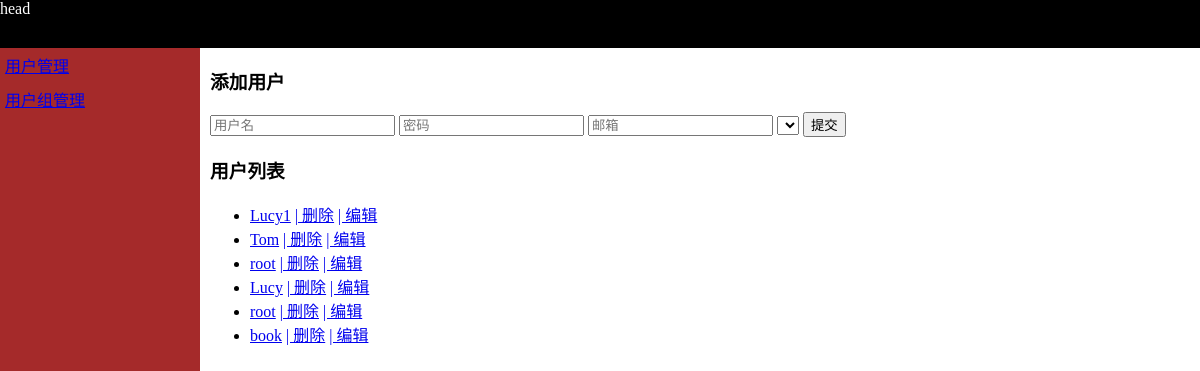
The page /monitor/user_info on the database as committed earlier.
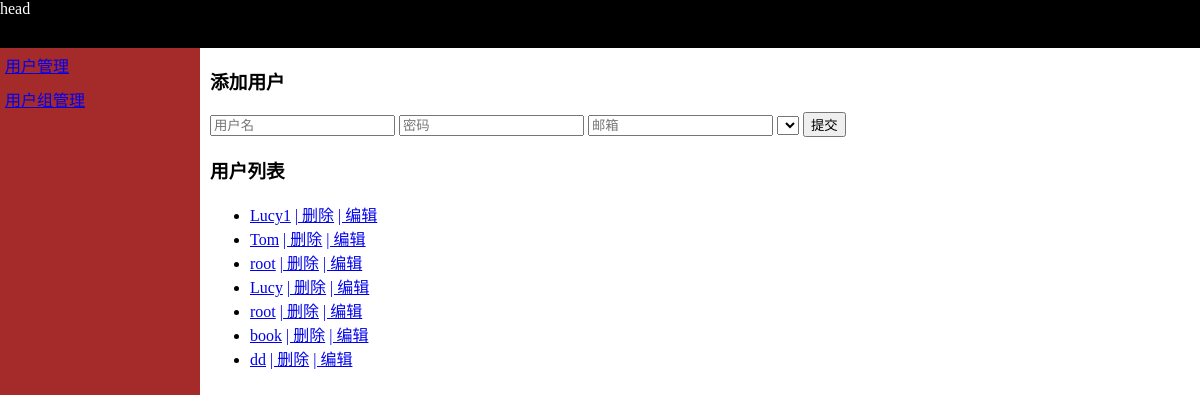
The same page on the database as committed later.
### app02/models.py (models this page shows)
class UserInfo(models.Model):
    username = models.CharField(max_length=64)
    password = models.CharField(max_length=64)
    email = models.EmailField(max_length=64, null=True)
    user_group = models.ForeignKey("UserGroup", to_field="uid")
    user_type_choices = (
        (1, "超级用户"),
        (2, "管理员"),
        (3, "普通用户"),
    )
    user_type_id = models.IntegerField(choices=user_type_choices, default=3)

### app02/views.py (the view, shortened to what this page needs)
def user_info(request):
    if request.method == "GET":
        user_list = models.UserInfo.objects.all()
        group_list = models.UserGroup.objects.all()
        return render(request, 'user_info.html',
                      {'user_list': user_list, 'group_list': group_list})

### templates/user_info.html (shortened to what this page needs)
<!DOCTYPE html>
<html lang="en">
<head>
</head>
<body>
    <div style="height: 48px;background-color: black;color: white">
        head
    </div>
    <div style="position: absolute;top:48px;bottom: 0;left: 0;width: 200px;background-color: brown;">
        <a class="menu" href="/monitor/user_info/">用户管理</a>
        <a class="menu" href="/monitor/user_group/">用户组管理</a>
    </div>
    <div style="position:absolute;top:48px;left: 210px;bottom: 0;right: 0;overflow: auto">
        <h3>添加用户</h3>
        <form action="/monitor/user_info" method="post">
            <p>
                <input type="text" name="user" placeholder="用户名"/>
                <input type="password" name="pwd" placeholder="密码"/>
                <input type="text" name="email" placeholder="邮箱"/>
                <select name="user_group_id">
                </select>
                <input type="submit" value="提交"/>
            </p>
        </form>
        <h3>用户列表</h3>
        <ul>
            {% for row in user_list %}
                <li>
                    <a href="/monitor/detail-{{ row.id }}">{{ row.username }}</a>
                    <a href="/monitor/userdel-{{ row.id }}">| 删除</a>
                    <a href="/monitor/useredit-{{ row.id }}">| 编辑</a>
                </li>
            {% endfor %}
        </ul>
    </div>
</body>
</html>

Rows that differ between the two databases and show on the page:
added UserInfo: username "dd"
